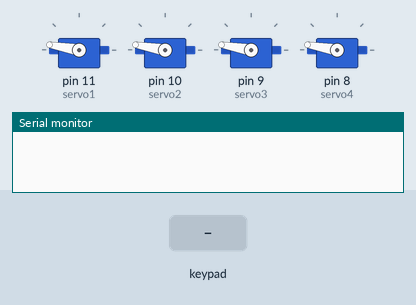
The sketch below on a simulated Arduino Mega 2560, built with avr-gcc and run on an emulated ATmega2560. On the bench: 4 × servo, the last lines printed to the serial monitor. The inputs (shaded band) are chosen by the test bench.

Above: at 1.2 s.
1.3 s: key '1' pressed
At 1.77 s:
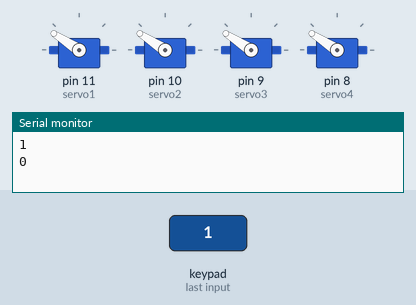
At 4.5 s:
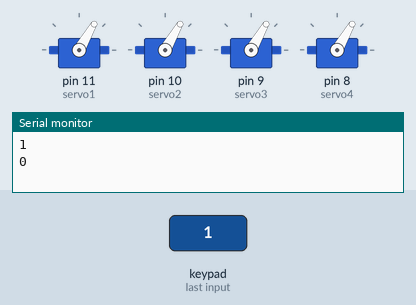
Timing chart, 0 to 6.0 s (numbered marks = the images above; inputs shaded):
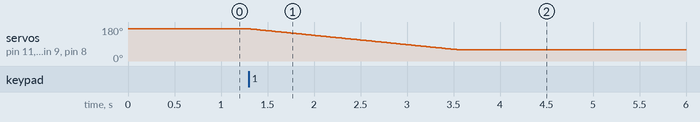

Measured:
- after the input at 1.3 s, servo on pin 11 (servo1), servo on pin 10 (servo2), servo on pin 9 (servo3), servo on pin 8 (servo4): moves from 170° to 60° over 2.2 s, starting at once

The sketch:

servo_test.ino
```cpp
#include <Servo.h>

// Servo
Servo servo1;Servo servo2;Servo servo3;Servo servo4;
int pos = 0;
int isUp = 0;
// --------------------------------------------------------------------------------------------------------

// keypad
#include "Adafruit_Keypad.h"

const byte ROWSx= 1;
const byte COLSx= 1;
char keysx[ROWSx][COLSx]=
{
{'1'}
};
byte rowPinsx[ROWSx] = {50};
byte colPinsx[COLSx] = {51};
Adafruit_Keypad customKeypadx = Adafruit_Keypad( makeKeymap(keysx), rowPinsx, colPinsx, ROWSx, COLSx);
// --------------------------------------------------------------------------------------------------------

void setup(){
  Serial.begin(9600);

  // Servo
  servo1.attach(11);servo2.attach(10);servo3.attach(9);servo4.attach(8);
  servo1.write(170);servo2.write(170);servo3.write(170);servo4.write(170);
  // --------------------------------------------------------------------------------------------------------

  customKeypadx.begin();
  delay(40);
}

void loop() {
  customKeypadx.tick();
  while(customKeypadx.available())
  {
    keypadEvent e = customKeypadx.read();
    if(e.bit.EVENT == KEY_JUST_PRESSED)
      {
        char a = e.bit.KEY;
        int b = e.bit.KEY-48;
        Serial.println(a);
        if(b == 1){RunMotor();}
      }
  }
}

void RunMotor(){
  Serial.println(isUp);
   if(isUp == 0){
     for(pos = 170; pos >=60; pos--){
        servo1.write(pos);servo2.write(pos);servo3.write(pos);servo4.write(pos);
        delay(20);
      }
     isUp = 1;
  }
  else if(isUp == 1){
      for (pos = 60; pos <= 170; pos++) {
        servo1.write(pos);servo2.write(pos);servo3.write(pos);servo4.write(pos);
        delay(20);
      }
      isUp = 0;
   }
}
```
